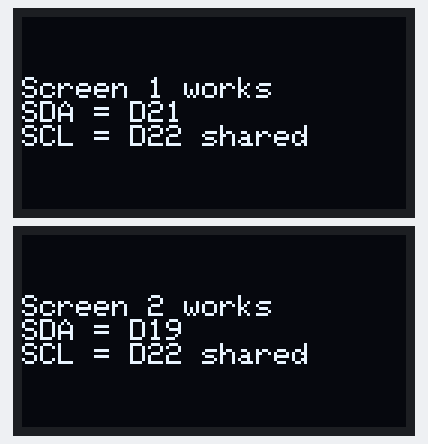
This sketch was run on a simulated ESP32. On the bench: 2 × 128×64 one-colour display. What the sketch prints to the serial monitor is not drawn.

Above: at 0.2 s.

The sketch:

oled_shared_scl_test.ino
```cpp
#include <Wire.h>
#include <Adafruit_GFX.h>
#include <Adafruit_SSD1306.h>

// ESP32 DevKit V1: use one I2C controller and switch its SDA pin between
// displays. The screens share GPIO22 (SCL), but keep separate SDA wires.
constexpr int OLED1_SDA = 21; // D21
constexpr int OLED2_SDA = 19; // D19
constexpr int OLED_SCL = 22;  // D22, shared by both screens
constexpr uint32_t I2C_FREQUENCY = 100000;
constexpr uint8_t OLED_ADDRESS = 0x3C;
constexpr int SCREEN_WIDTH = 128;
constexpr int SCREEN_HEIGHT = 64;

Adafruit_SSD1306 screen1(SCREEN_WIDTH, SCREEN_HEIGHT, &Wire, -1);
Adafruit_SSD1306 screen2(SCREEN_WIDTH, SCREEN_HEIGHT, &Wire, -1);

bool selectSda(int sdaPin) {
  Wire.end();
  return Wire.begin(sdaPin, OLED_SCL, I2C_FREQUENCY);
}

void setup() {
  Serial.begin(115200);

  if (!selectSda(OLED1_SDA)) {
    Serial.println("Could not start I2C for screen 1.");
    while (true) delay(1000);
  }
  if (!screen1.begin(SSD1306_SWITCHCAPVCC, OLED_ADDRESS, true, false)) {
    Serial.println("Could not initialize screen 1 at 0x3C. Check wiring and power.");
    while (true) delay(1000);
  }

  if (!selectSda(OLED2_SDA)) {
    Serial.println("Could not start I2C for screen 2.");
    while (true) delay(1000);
  }
  if (!screen2.begin(SSD1306_SWITCHCAPVCC, OLED_ADDRESS, true, false)) {
    Serial.println("Could not initialize screen 2 at 0x3C. Check wiring and power.");
    while (true) delay(1000);
  }

  // Send each frame only while its own SDA line is selected. Both panels
  // share the clock, but only the selected panel sees an I2C start condition.
  selectSda(OLED1_SDA);
  screen1.clearDisplay();
  screen1.setTextColor(SSD1306_WHITE);
  screen1.setTextSize(1);
  screen1.setCursor(0, 20);
  screen1.println("Screen 1 works");
  screen1.println("SDA = D21");
  screen1.println("SCL = D22 shared");
  screen1.display();

  selectSda(OLED2_SDA);
  screen2.clearDisplay();
  screen2.setTextColor(SSD1306_WHITE);
  screen2.setTextSize(1);
  screen2.setCursor(0, 20);
  screen2.println("Screen 2 works");
  screen2.println("SDA = D19");
  screen2.println("SCL = D22 shared");
  screen2.display();

  Serial.println("Both OLEDs initialized: one I2C controller, switched SDA, shared SCL.");
}

void loop() {
  delay(1000);
}
```
